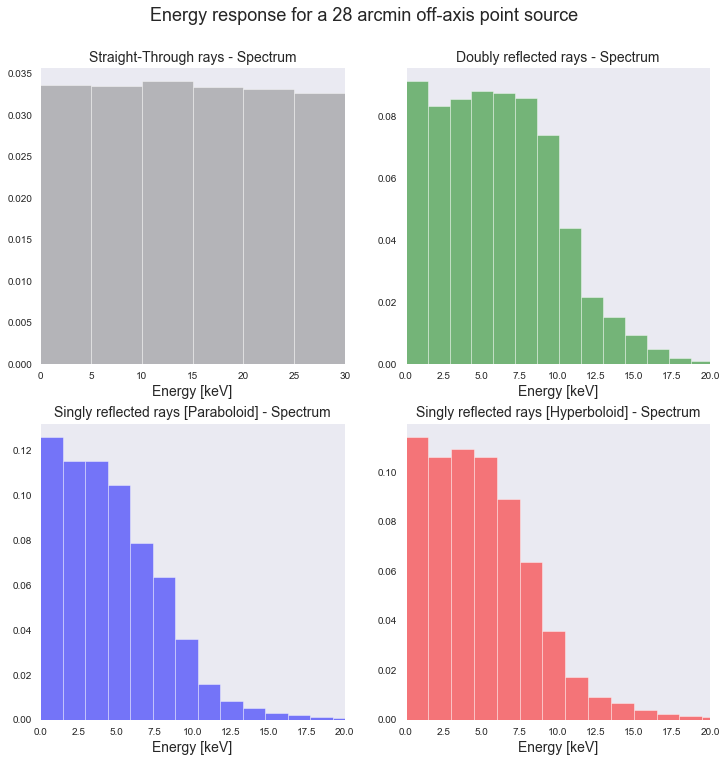

The script that saved this image:
'''
Goal: The simulated energy response of a point source on the Sun 28 arcminute
      off-axis as observed by the FOXSI rocket mirror modules. The spectrum of
      the source is assumed to be flat from 0 to 30 keV.

User Inputs:
              1. Number of rays.
              2. Path to the folder where to save the final figure.

Run:
        ipython gallery_example4.py

Output:
        An image saved as My_gallery_example4.png

Last update: Sep, 2019
'''
import numpy as np
import matplotlib.pyplot as plt
import matplotlib.patches as patches
from datetime import datetime
from foxsisim.module import Module
from foxsisim.source import Source
from foxsisim.detector import Detector
import seaborn as sns
sns.set_context('paper')
sns.set_style('dark')

n = 1000        ## Number of rays
SaveFolder = './' ## Path of the SaveFolder

fbr = 3.09671       ## Front blocker radius [cm].
rbr = 2.62          ## Rear blocker radius [cm].
Sdist = -1.5e13     ## Distance to the Sun [cm].
angle = 28.0        ## Off-axis angles [arcmin].
max_energy = 30.0   ## Maximum energy

''' Defining Input Spectrum '''
def spectrum(z):
        if (type(z) is not type([1])) and (type(z) is not type(np.array(1))):
            x = np.array([z])
        else:
            x = np.array(z)
        return np.piecewise(x, [x < 0, ((x < max_energy) & (x > 0)), (x >= max_energy)], [0, 1./max_energy, 0])

''' Creating the FOXSI telescope '''
module = Module(radii = [5.151,4.9,4.659,4.429,4.21,4.0,3.799,3.59,3.38,3.17], core_radius=(fbr,rbr))

Xs = -Sdist * np.sin(np.deg2rad(np.sqrt(2.) * angle / 120.0))
Ys = -Sdist * np.sin(np.deg2rad(np.sqrt(2.) * angle / 120.0))
source = Source(type='point', center=[Xs, Ys, Sdist ])
source.loadSpectrum(spectrum)

''' Generating rays '''
tstart = datetime.now()
rays = source.generateRays(module.targetFront, n)
tgen = datetime.now()
print('rays generated, time = ' + str((tgen - tstart).seconds) + 'seconds' )

print('Pasing rays')
module.passRays(rays)

rays = [ray for ray in rays if (ray.dead==False)] ## save only those alive rays

detector = Detector(width=10,
                    height=10,
                    normal = [0,0,1],
                    center = [0,0,230],
                    reso = [1024,1024])
# Detector Catch rays:
detector.catchRays(rays)

'''Defining D, H, and P rays'''
Drays = [ray for ray in rays if (ray.des[2]==230.0 and ray.bounces ==2 )]
Srays = [ray for ray in rays if (ray.des[2]==230.0 and ray.bounces ==0 and ray.tag[-8:] == 'Source-D')]
Hrays = [ray for ray in rays if (ray.des[2]==230.0 and ray.bounces ==1 and ray.tag[-4:] == 'Hy-D' )]
Prays = [ray for ray in rays if (ray.des[2]==230.0 and ray.bounces ==1 and ray.tag[-4:] == 'Pa-D' )]

fig = plt.figure(figsize=(12,12))
st = fig.suptitle("Energy response for a "+str(angle)+" arcmin off-axis point source", fontsize=18,y=.95)
## Straight-Through
plt.subplot(2,2,1)
plt.hist([ray.energy for ray in Srays], density=True, label='rays on detector',color='grey',bins=20,alpha=.5)
plt.xlabel('Energy [keV]',fontsize=14)
plt.title('Straight-Through rays - Spectrum',fontsize=14)
plt.xlim(0,30)
plt.yticks(fontsize=10);plt.xticks(fontsize=10)
## Doubles
plt.subplot(2,2,2)
plt.hist([ray.energy for ray in Drays], density=True, label='rays on detector',color='g',bins=20,alpha=.5)
plt.xlabel('Energy [keV]',fontsize=14)
plt.title('Doubly reflected rays - Spectrum',fontsize=14)
plt.xlim(0,20)
plt.yticks(fontsize=10);plt.xticks(fontsize=10)
## Paraboloids
plt.subplot(2,2,3)
plt.hist([ray.energy for ray in Prays], density=True, label='rays on detector',color='b',bins=20,alpha=.5)
plt.xlabel('Energy [keV]',fontsize=14)
plt.title('Singly reflected rays [Paraboloid] - Spectrum',fontsize=14)
plt.xlim(0,20)
plt.yticks(fontsize=10);plt.xticks(fontsize=10)
## Hyperboloids
plt.subplot(2,2,4)
plt.hist([ray.energy for ray in Hrays], density=True, label='rays on detector',color='r',bins=20,alpha=.5)
plt.xlabel('Energy [keV]',fontsize=14)
plt.title('Singly reflected rays [Hyperboloid] - Spectrum',fontsize=14)
plt.xlim(0,20)
plt.yticks(fontsize=10);plt.xticks(fontsize=10)
plt.savefig(SaveFolder+"My_gallery_example4.png")
